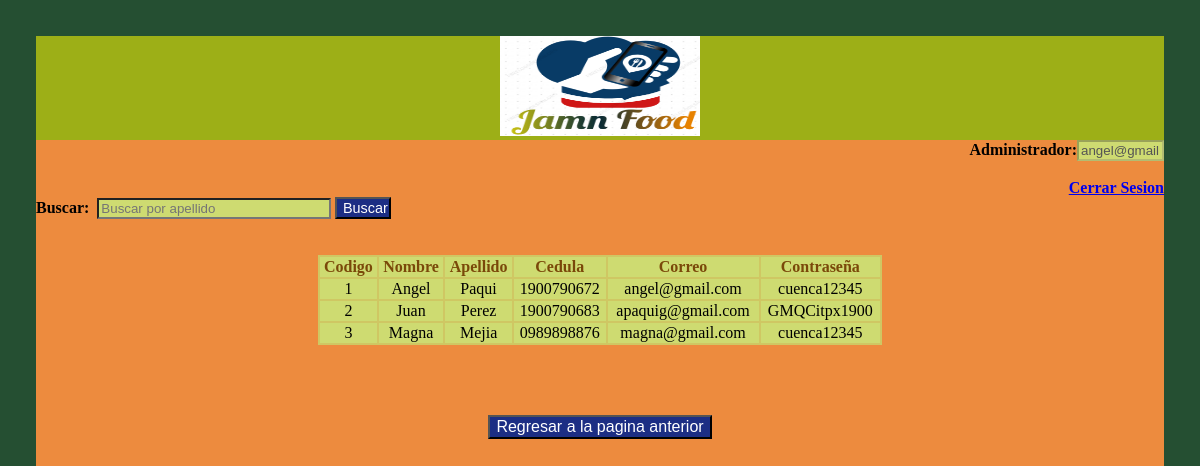
/ProyectoHypermedial/admi/Clientes/clientes.php (signed in), run on an earlier commit of the app's database.
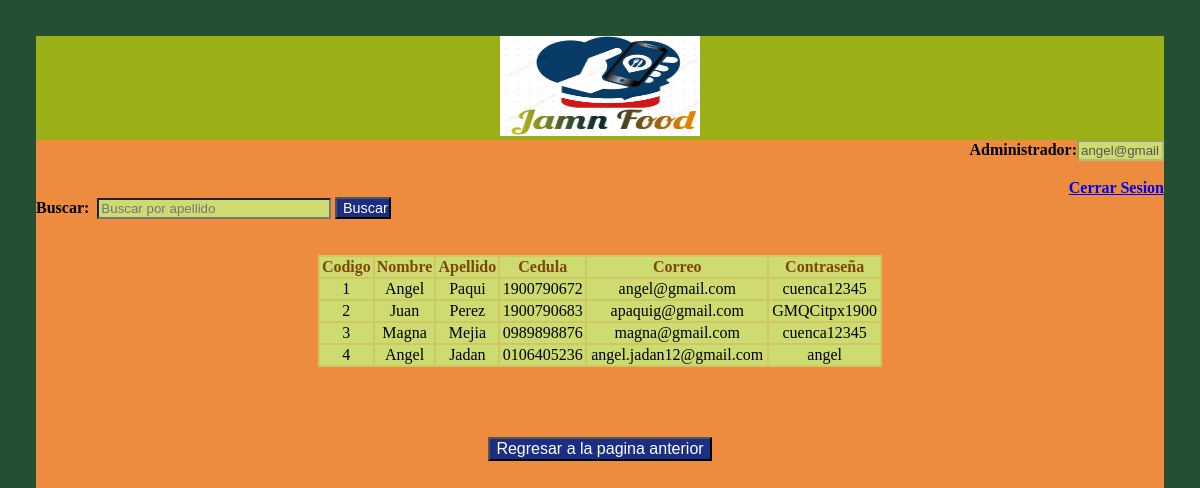
And on a later commit of the database.
### tables this page shows
CREATE TABLE `persona` (
  `idPersona` int(11) NOT NULL,
  `nombre` varchar(50) NOT NULL,
  `apellido` varchar(50) NOT NULL,
  `cedula` varchar(10) NOT NULL,
  `correo` varchar(60) DEFAULT NULL,
  `contrasenia` varchar(16) DEFAULT NULL
);

### ProyectoHypermedial/admi/Clientes/clientes.php (the view, shortened to what this page needs)
<?php
	include '../conexion.php';
	$where= "";
	$sql= "select * from persona  $where ORDER BY idPersona ASC";
	$resultado = $conn->query($sql);
?>
<!DOCTYPE html>
<html>
<head>
<link rel="stylesheet" href="../css.css" media="screen">
</head>
<body>
	<header>
		<img src="../logo.PNG" id="logo" height="100" width="200">
	</header>
	<section>
		<div style="text-align: right" >
			<b>Administrador:</b><input type="text" id= "usu" class="tabtexto" name="usu" style="width: 7%" value="<?php echo $_SESSION['usuario']; ?>" disabled />
			<br>
			<br>
			<b><a href="../Cerrar_Sesion.php">Cerrar Sesion</a></b><a>
		</div>
		<div style="text-align: left">
			<form action="<?php $_SERVER['PHP_SELF']; ?>" method="post">
			<b>Buscar:</b>&nbsp;&nbsp;<input type="text" id="buscar" name="buscar" placeholder="Buscar por apellido" class="txt" style="width: 20%">
			<input type="submit"  id="bbuscar" name="bbuscar" class="botonb" value="Buscar" >
			</form>
		</div>
		<br>
		<br>
		<div>
		<form  method="post">
			<table>
				<thead>
					<tr>
						<th>Codigo</th>
						<th>Nombre</th>
						<th>Apellido</th>
						<th>Cedula</th>
						<th>Correo</th>
						<th>Contraseña</th>
					</tr>
				</thead>
				<tbody style="color: black">
					<?php while($row = $resultado->fetch_assoc()) { ?>
					<tr>
						<td><?php echo $row["idPersona"]; ?></td>
						<td><?php echo $row["nombre"]; ?></td>
						<td><?php echo $row["apellido"]; ?></td>
						<td><?php echo $row["cedula"]; ?></td>
						<td><?php echo $row["correo"]; ?>
						<td><?php echo $row["contrasenia"]; ?>
					</tr>
					<?php } ?>
				</tbody>
			</table>
	</form>
</div>
<br>
<br>
<a href="../inicioad.php" style="text-decoration:none"><button class="boton">Regresar a la pagina anterior</button></a>
	</section>
</body>
</html

What changed in the data, as far as the page shows it:
added persona: idPersona "4", nombre "Angel", apellido "Jadan", cedula "0106405236", correo "angel.jadan12@gmail.com", contrasenia "angel"
